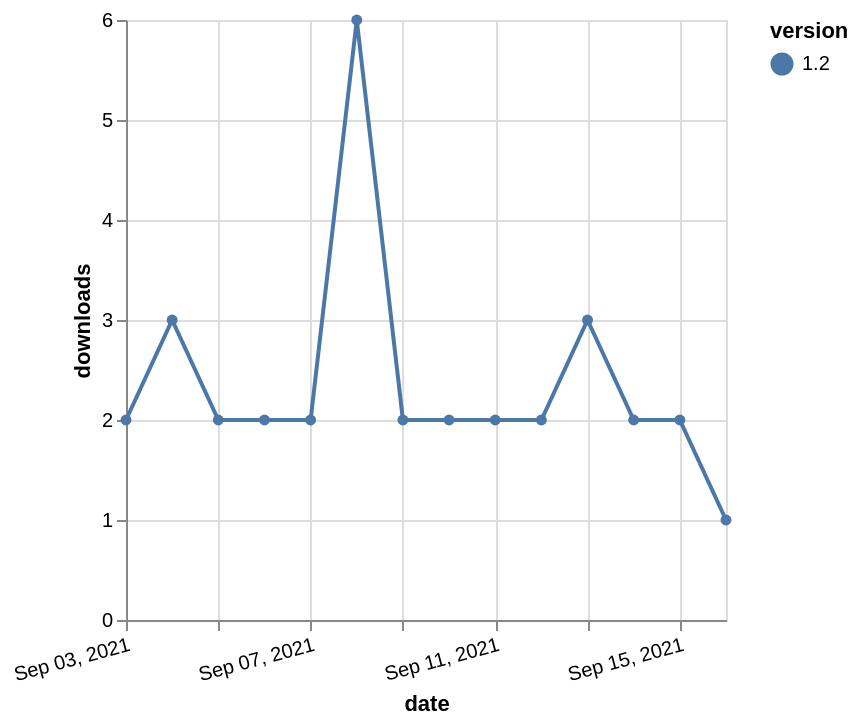

Source (Vega-Lite JSON):
### Vega-Lite specification from a JSON file in a GitHub repository (floating-point values rounded to 4 significant figures)
{"$schema": "https://vega.github.io/schema/vega-lite/v5.json", "description": "A simple bar chart with embedded data.", "data": {"values": [{"date": "2021-09-03", "total": 2557, "delta": 2, "version": "1.2"}, {"date": "2021-09-04", "total": 2560, "delta": 3, "version": "1.2"}, {"date": "2021-09-05", "total": 2562, "delta": 2, "version": "1.2"}, {"date": "2021-09-06", "total": 2564, "delta": 2, "version": "1.2"}, {"date": "2021-09-07", "total": 2566, "delta": 2, "version": "1.2"}, {"date": "2021-09-08", "total": 2572, "delta": 6, "version": "1.2"}, {"date": "2021-09-09", "total": 2574, "delta": 2, "version": "1.2"}, {"date": "2021-09-10", "total": 2576, "delta": 2, "version": "1.2"}, {"date": "2021-09-11", "total": 2578, "delta": 2, "version": "1.2"}, {"date": "2021-09-12", "total": 2580, "delta": 2, "version": "1.2"}, {"date": "2021-09-13", "total": 2583, "delta": 3, "version": "1.2"}, {"date": "2021-09-14", "total": 2585, "delta": 2, "version": "1.2"}, {"date": "2021-09-15", "total": 2587, "delta": 2, "version": "1.2"}, {"date": "2021-09-16", "total": 2588, "delta": 1, "version": "1.2"}]}, "width": "container", "mark": {"type": "line", "point": {"filled": true}}, "encoding": {"x": {"field": "date", "type": "temporal", "timeUnit": "yearmonthdate", "title": "date", "axis": {"labelAngle": -15}}, "y": {"field": "delta", "type": "quantitative", "title": "downloads"}, "color": {"field": "version", "type": "nominal"}, "tooltip": {"field": "delta"}}}
